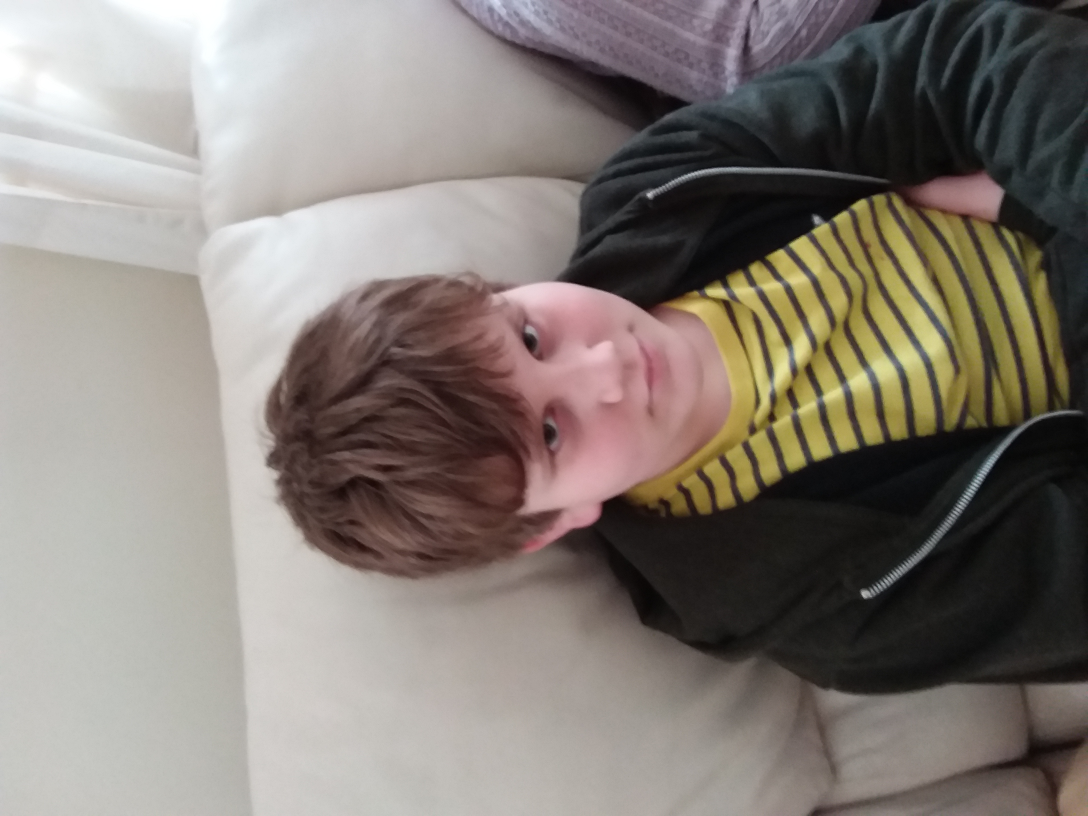
#> input picture Python3/src/13 Scientific Python/SciKitImage/images/joshua.jpg, 3264 x 2448 px (shown at 1/3 size)
$ python 04_crop_joshua.py
#> lines starting #> are read from the running program, lines starting #| are printed output that depends on the picture
import os, sys
from PIL import Image


os.chdir("images")
infile = "joshua.jpg"

outfile = os.path.splitext(infile)[0] + ".cropped.jpg"
try:
    img = Image.open(infile)
#> img is the input picture: PIL image 3264x2448 RGB; mean R, G, B 133.4, 125.9, 119.3
    img = img.rotate(-90)
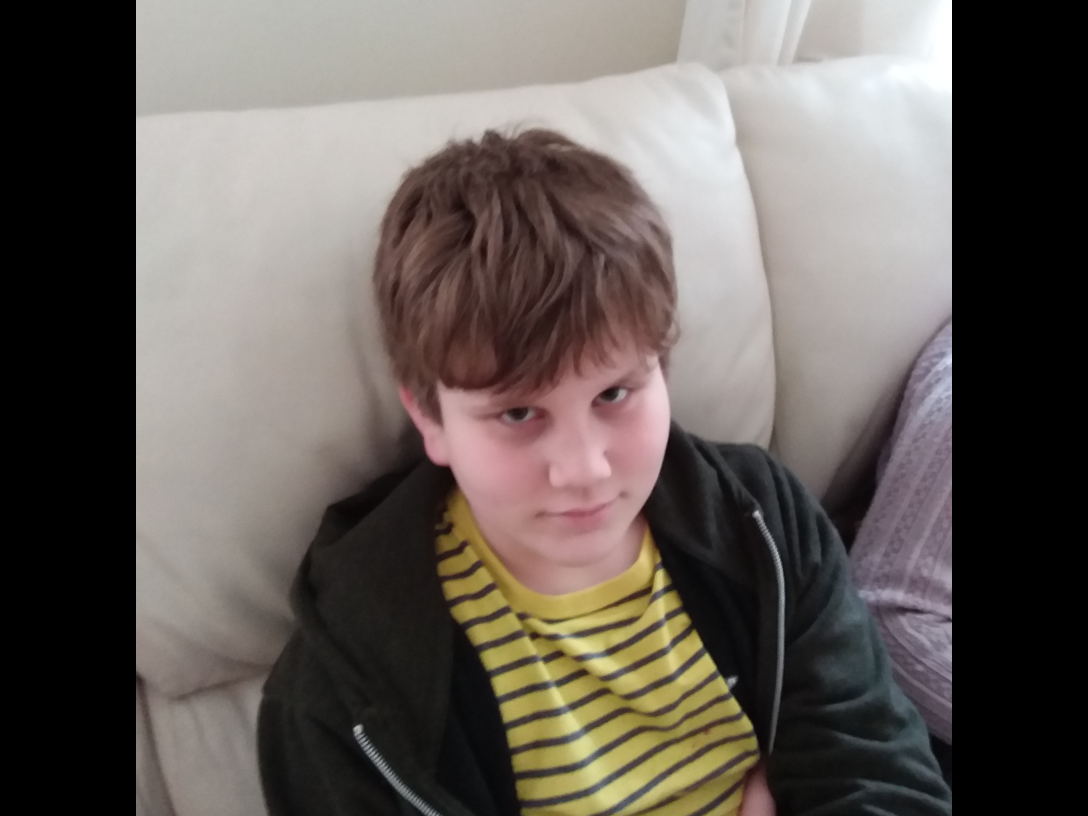
#> img: PIL image 3264x2448 RGB (shown at 1/3 size); mean R, G, B 101.1, 93.9, 89
    left = 1100
    upper = 300
    right = 2100
    lower = 1800
    box = (left, upper, right, lower)
    img = img.crop(box)
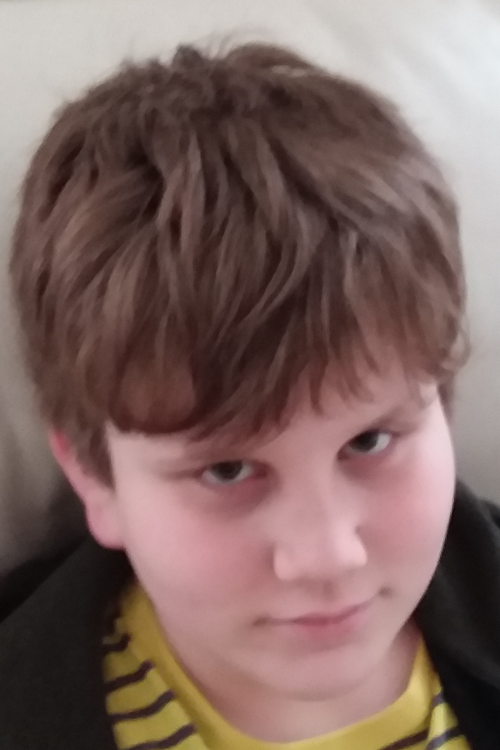
#> img: PIL image 1000x1500 RGB (shown at 1/2 size); mean R, G, B 127.2, 103.2, 98.4
    img.show()
    img.save(outfile, "JPEG")
except IOError as e:
    print(e)

$ run again, with Python3/src/13 Scientific Python/SciKitImage/images/20200402_164234.jpg copied over Python3/src/13 Scientific Python/SciKitImage/images/joshua.jpg
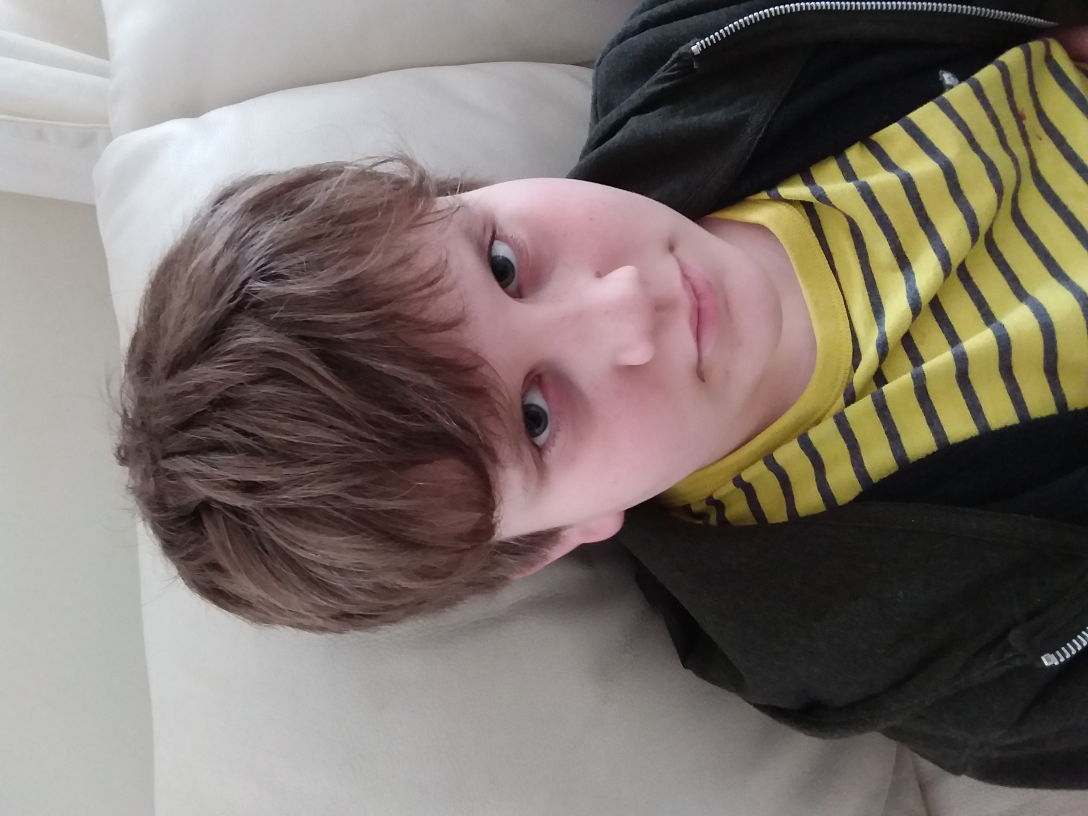
#> input picture Python3/src/13 Scientific Python/SciKitImage/images/20200402_164234.jpg, 3264 x 2448 px (shown at 1/3 size)
#> img is the input picture: PIL image 3264x2448 RGB; mean R, G, B 124.5, 114.9, 108.1
#> `img = img.rotate(-90)`:
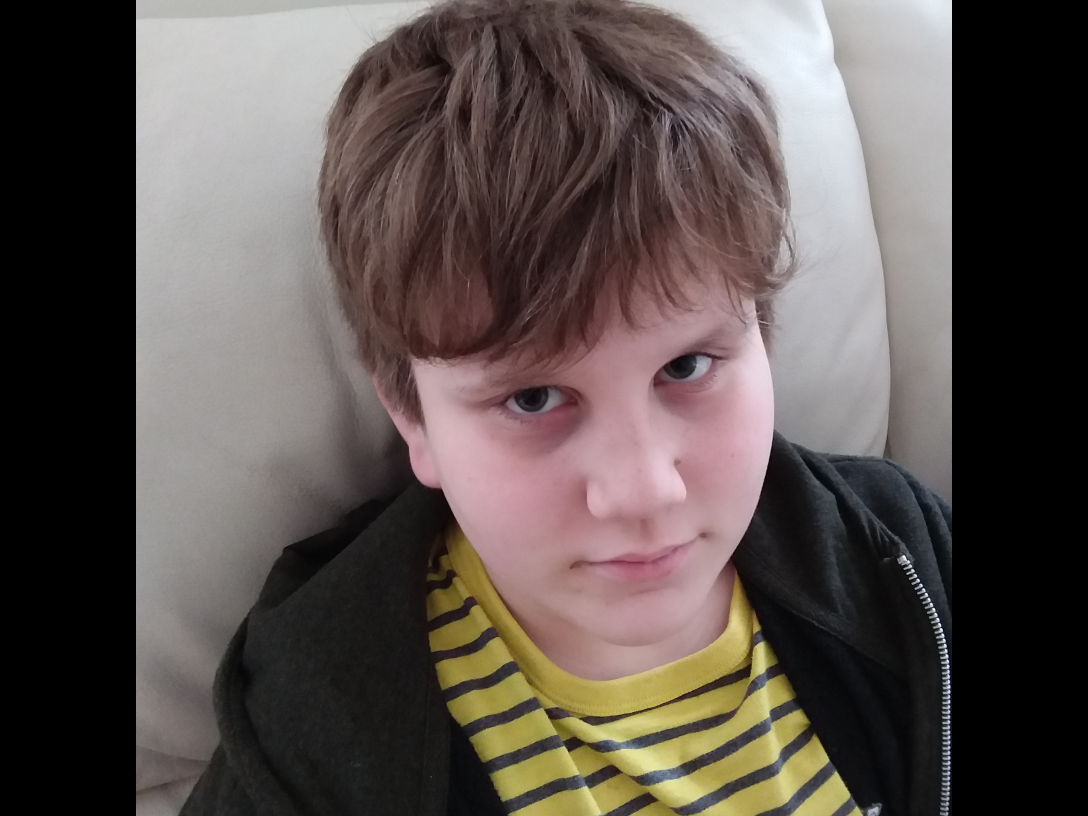
#> img: PIL image 3264x2448 RGB (shown at 1/3 size); mean R, G, B 91, 82, 78.4
#> `img = img.crop(box)`:
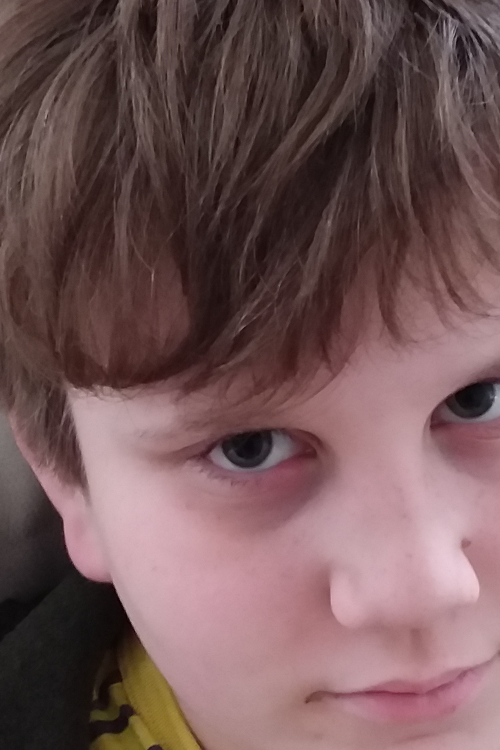
#> img: PIL image 1000x1500 RGB (shown at 1/2 size); mean R, G, B 114.1, 85.6, 86.5

$ run again, with Python3/src/13 Scientific Python/SciKitImage/images/20200402_164248.jpg copied over Python3/src/13 Scientific Python/SciKitImage/images/joshua.jpg
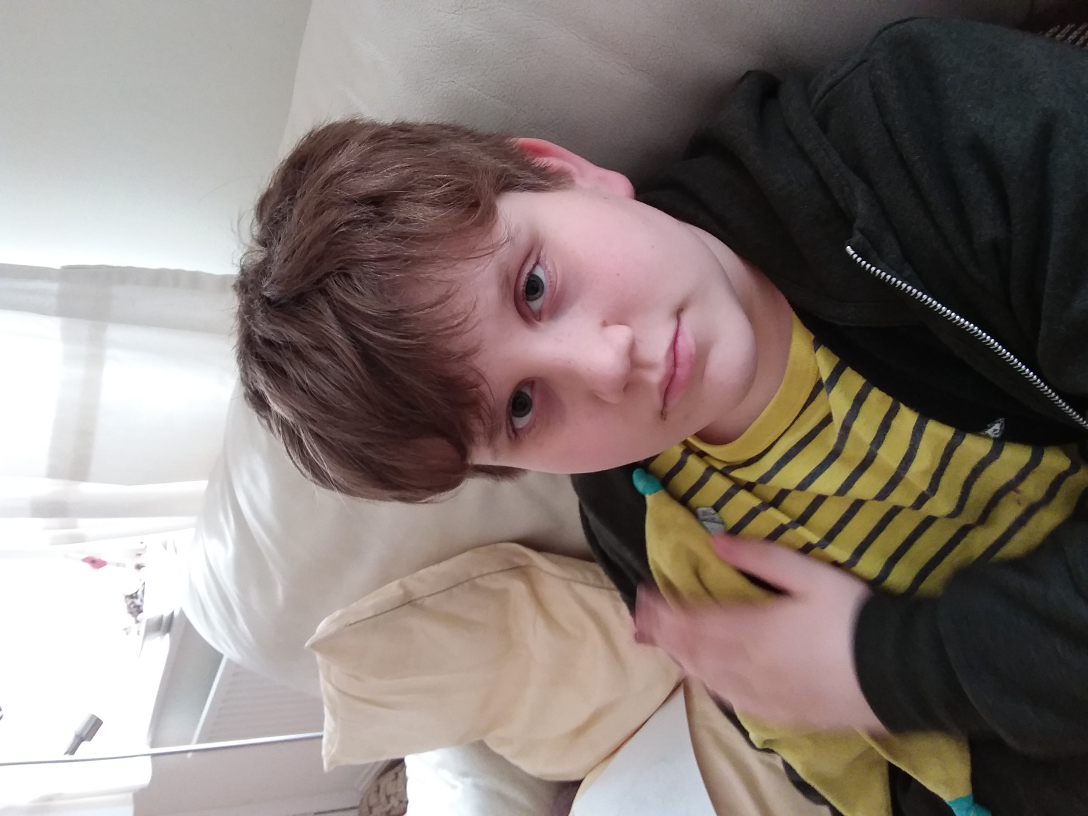
#> input picture Python3/src/13 Scientific Python/SciKitImage/images/20200402_164248.jpg, 3264 x 2448 px (shown at 1/3 size)
#> img is the input picture: PIL image 3264x2448 RGB; mean R, G, B 135.3, 124.1, 118.9
#> `img = img.rotate(-90)`:
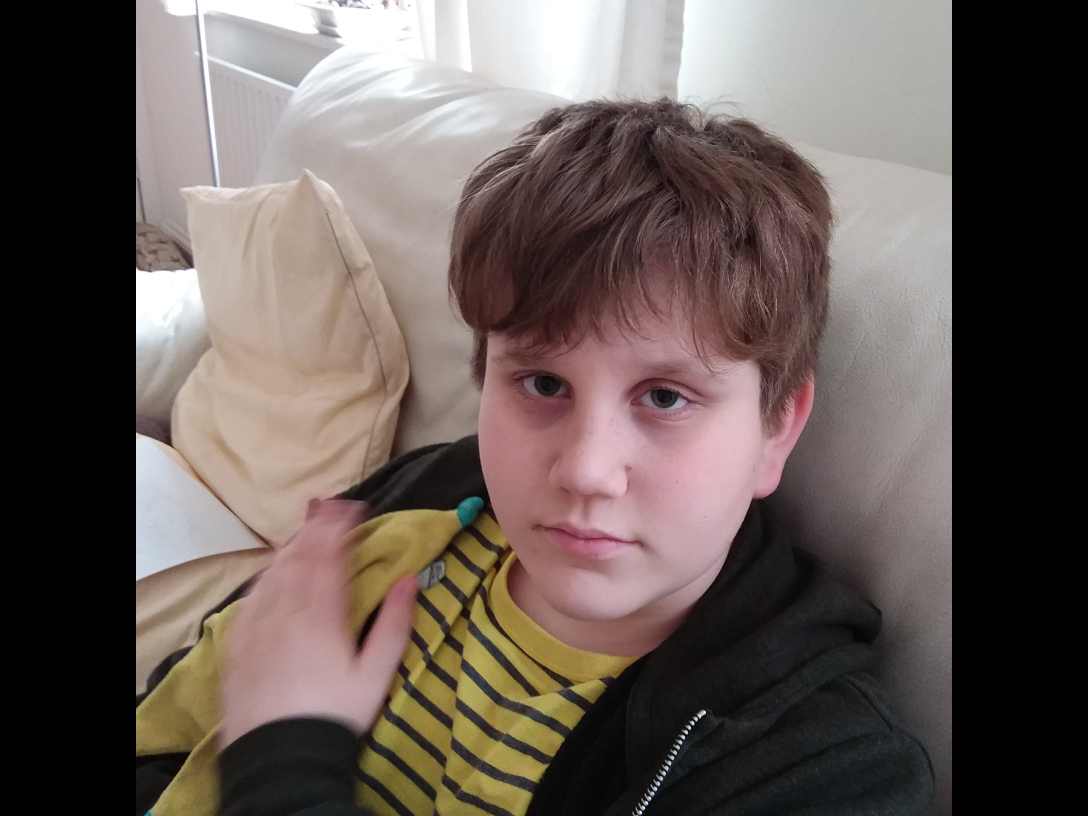
#> img: PIL image 3264x2448 RGB (shown at 1/3 size); mean R, G, B 102.5, 91.1, 86.4
#> `img = img.crop(box)`:
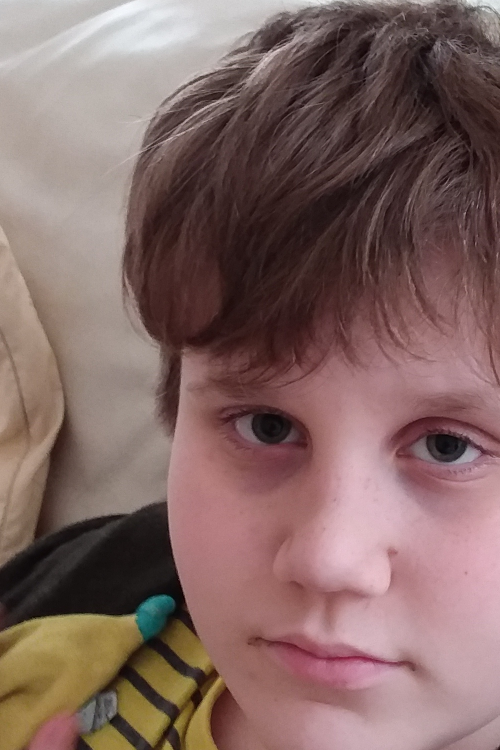
#> img: PIL image 1000x1500 RGB (shown at 1/2 size); mean R, G, B 130.2, 103.3, 99.7

$ run again, with Python3/src/13 Scientific Python/SciKitImage/images/DSCF1129.JPG copied over Python3/src/13 Scientific Python/SciKitImage/images/joshua.jpg
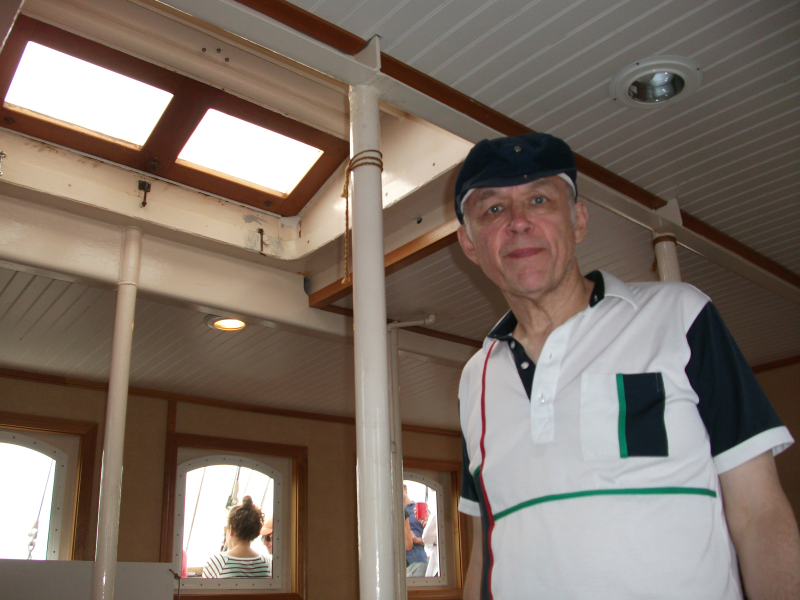
#> input picture Python3/src/13 Scientific Python/SciKitImage/images/DSCF1129.JPG, 1600 x 1200 px (shown at 1/2 size)
#> img is the input picture: PIL image 1600x1200 RGB; mean R, G, B 125.9, 112, 101.5
#> `img = img.rotate(-90)`:
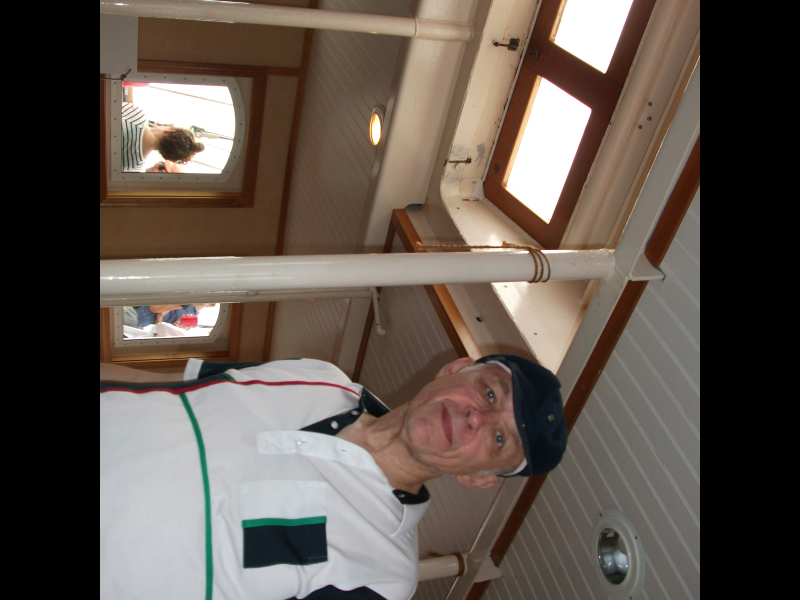
#> img: PIL image 1600x1200 RGB (shown at 1/2 size); mean R, G, B 97.6, 87.1, 79.1
#> `img = img.crop(box)`:
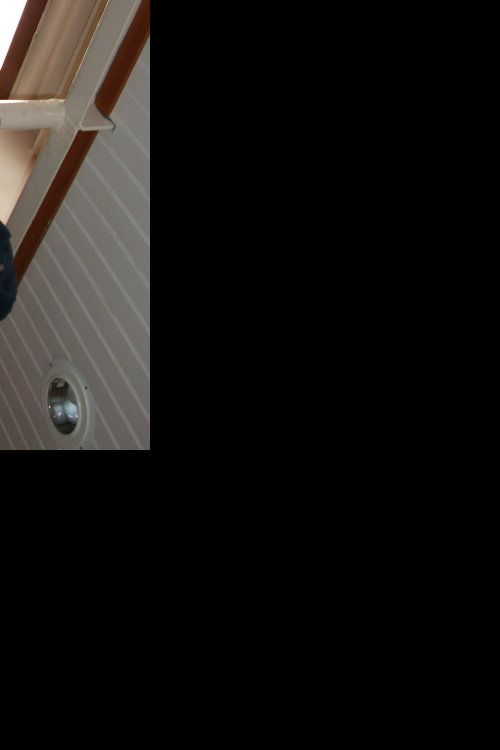
#> img: PIL image 1000x1500 RGB (shown at 1/2 size); mean R, G, B 20.1, 18.3, 16.7
